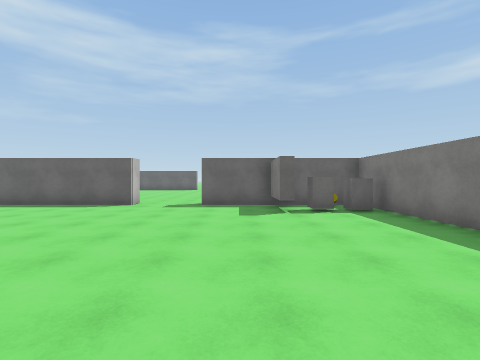
[1] (above)

14 first-person views from a walk through a Unity game level. The camera is 1.5 m above the floor, looks level and sees 85° across. The floor is counted in squares, 2 m on a side. Each view is taken from the middle of a square. On the plan, view 1 faces up. The plan holds only what a view shows up to about 9 squares ahead; the rest is blank. The place goes on beyond the plan. The player character is not drawn. Door leaves are left out, so doorways stand open. Surface patterns are stand-ins for the level's own textures.

[2]
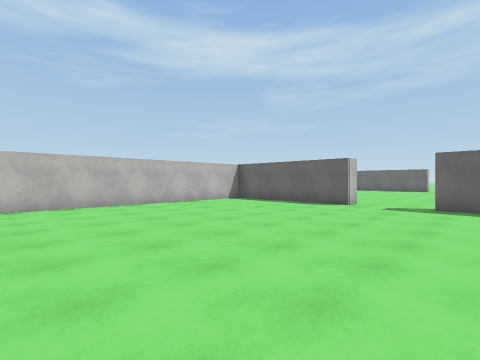

[3]
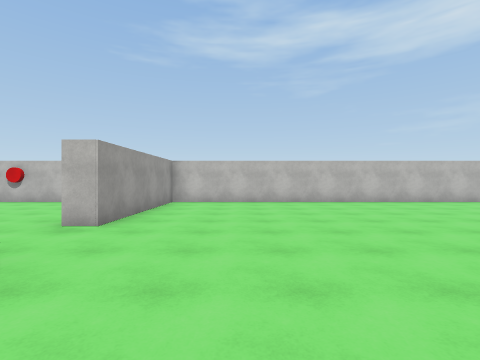

[4]
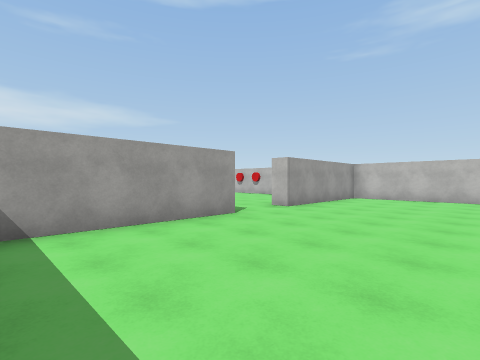

[5]
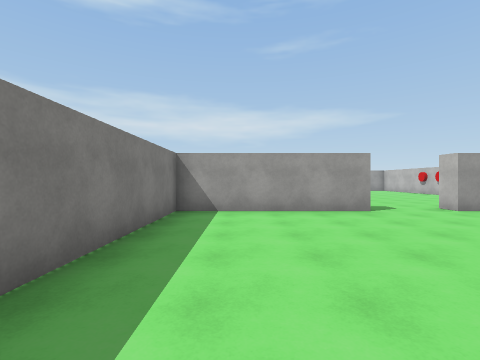

[6]
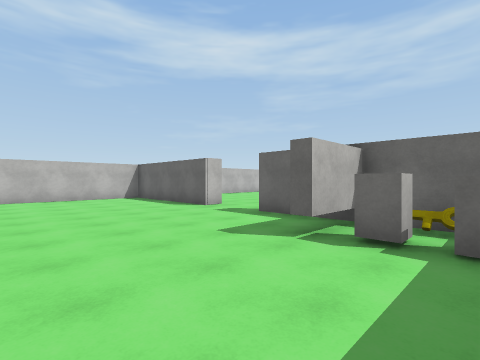

[7]
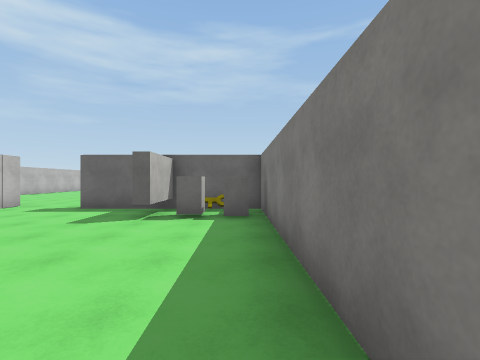

[8]
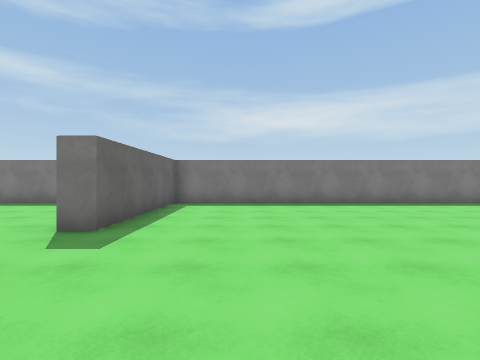

[9]
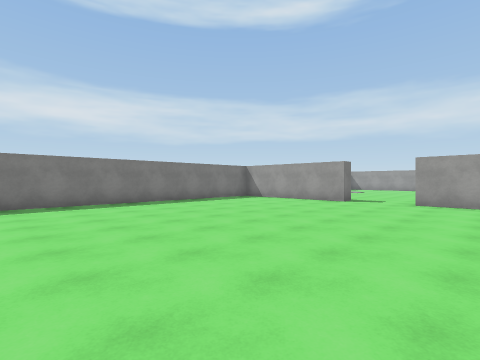

[10]
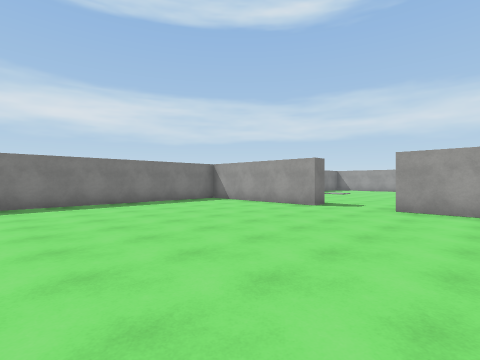

[11]
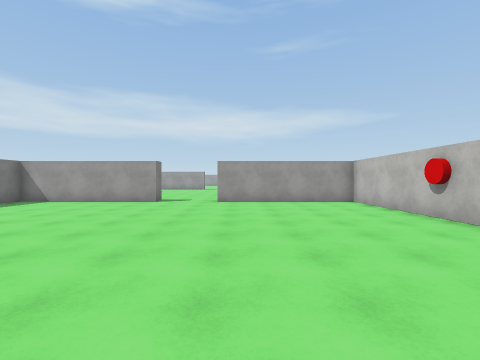

[12]
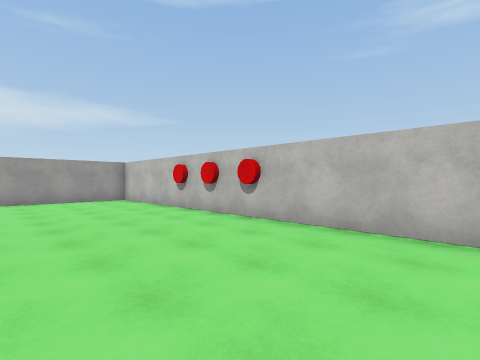

[13]
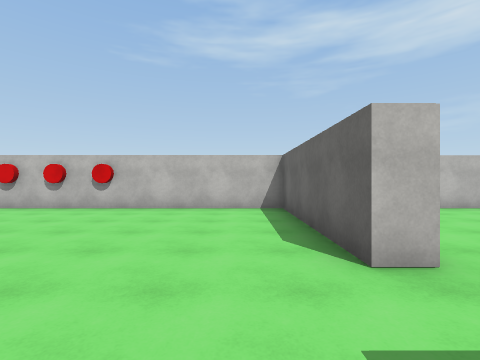

[14]
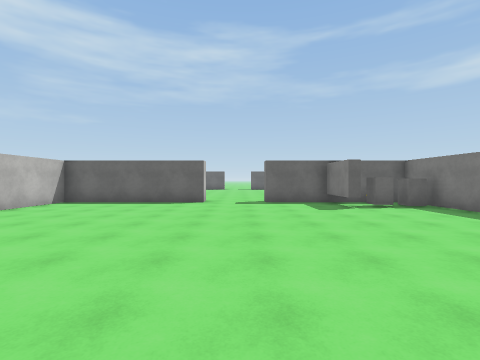

### Floor plan
Points are (right, up) in squares from view 1. A wall is a line through its corners. A room is listed if a view was taken in it or the views show most of it. See-through windows are left out.
Room 1 (views 1, 2, 3, 4, 5, 6, 7, 14)
walls: (-3.2, 7.8) (-7.9, 7.8) (-7.9, -3.3) (-3.2, -3.3); (-1.1, -3.9) (-1.1, -3.3) (3.5, -3.3) (3.5, 7.8) (-1.2, 7.8); (1.3, 7.8) (1.3, 6.1) (0.9, 6.1) (0.9, 7.9)
ways out: open door at (-2.2, -3.6) to room 2; opening at (-2.5, 8)
objects: block (2, 6); key (2, 7) to (3, 7); block (3, 6)
Room 2 (views 8, 9, 10, 11, 12, 13)
walls: (-3.2, -3.9) (-7.9, -3.9) (-7.9, -8.5); (-1.1, -15) (3.5, -15) (3.5, -3.9) (-1.1, -3.9); (-7.9, -11.4) (-7.9, -15) (-3.1, -15)
ways out: open door at (-2.2, -3.6) to room 1; open door at (-2.5, -15)

Where each view was taken, in squares from view 1:
view 1: 0 up, 0 right, facing up
view 2: 0 up, 0 right, facing up-left
view 3: 1 down, 1 right, facing left
view 4: 1 up, 3 right, facing down-left
view 5: 3 up, 2 right, facing down
view 6: 3 up, 3 right, facing up-left
view 7: 1 up, 3 right, facing up
view 8: 6 down, 5 left, facing right
view 9: 6 down, 5 left, facing down-right
view 10: 8 down, 5 left, facing down-right
view 11: 6 down, 4 left, facing down
view 12: 5 down, 4 left, facing down-left
view 13: 5 down, 1 left, facing left
view 14: 1 down, 2 left, facing up
